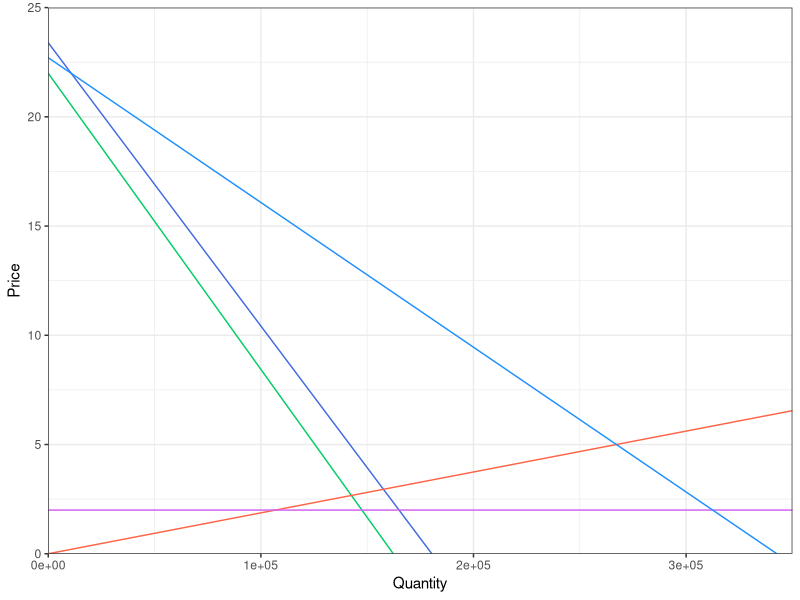

The R source for this figure:
## ---- chunk 1
knitr::opts_chunk$set(echo = TRUE)
## ---- chunk 2
#Load Packages 

library(tidyverse)

#Read in data
#Natalie tidied in Excel

gas <- read_csv("Gas_Data_1.csv")
names(gas) = c("price","low","high")

## ---- chunk 3
#y = mx + b -> P = mQ + b
#Demand curve for High:
High <- lm(price ~ high, data = gas)
summary(High)
bH <- High$coefficients[1] #intercept
mH <- High$coefficients[2] #slope

#Demand curve for Low: 
Low <- lm(price ~ low, data = gas)
summary(Low)
bL <- Low$coefficients[1] #intercept
mL <- Low$coefficients[2] #slope

#High demand in terms of quantity (Q)
Q_high1 <- 1/mH
Q_high2 <- bH/mH

#Low demand in terms of quantity (Q)
Q_low1 <- 1/mL
Q_low2 <- bL/mL

#Aggregate in terms of Q (because its in terms of Q we're adding horizontally)
Q_agg1 <- Q_high1 + Q_low1
Q_agg2 <- Q_high2 + Q_low2

#Aggregate in terms of price (P)
P_agg1 <- 1/Q_agg1
P_agg2 <- Q_agg2/Q_agg1

#Demand Curves
demand_h <- function(q) {mH*q + bH}
demand_l <- function(q) {mL*q + bL}
demand_agg<- function(q) {P_agg1*q + P_agg2} 

#Calculate supply curve
Q_equil <- 5*Q_agg1 - Q_agg2 #Get quantity at equilibrium, P = 5 (given)
supp_slope <- 5/Q_equil #Get slope of supply curve, no b since intercept is 0

#Supply curve 
supply <- function(q) {supp_slope*q}

#Marginal environmental cost curve
mec <- function(q) {q*0 + 2} #since it's a flat line

#vector to use in functions

q <- 0:350000

gas_curves <- data.frame(high = demand_h(q), 
                         low = demand_l(q), 
                         aggregate = demand_agg(q), 
                         sup = supply(q),
                         quantity = q,
                         MEC = mec(q))

###Need to graph next

gas_graph <- ggplot(data = gas_curves)+
  geom_line(aes(x = q, y = high), color = "royalblue")+
  geom_line(aes(x = q, y = low), color = "springgreen3")+
  geom_line(aes(x = q, y = sup), color = "tomato")+
  geom_line(aes(x = q, y = MEC), color = "mediumorchid2")+
  geom_line(aes(x = q, y = aggregate), color = "dodgerblue") +
  scale_y_continuous(limits= c(0,25), expand = c(0,0)) +
  scale_x_continuous(limits= c(0,350000), expand = c(0,0)) +
    scale_color_discrete(name = "Station, b-value",
                     breaks=c("royalblue", "springgreen3","tomato","mediumorchid2", "dodgerblue"),
                     labels = c("High Demand","Low Demand","Supply","Marginal Environmental Cost", "Aggregate")) +
  ylab("Price")+
  xlab("Quantity") +
  theme_bw()

gas_graph

#Finding the areas of triangles (CS and PS)

#Low Demand CS
Base_Low <- uniroot(function(q) demand_l(q) - 5, lower = 0, upper = 350000)$root 
Height_Low <- bL - 5
cs_low <- Base_Low*Height_Low*0.5
cs_low

#High Demand CS
Base_High <- uniroot(function(q) demand_h(q) - 5, lower = 0, upper = 350000)$root
Height_High <- bH - 5
cs_high <- Base_High*Height_High*0.5
cs_high
Base_High

#Aggregate Demand CS
cs_agg <- cs_high + cs_low
cs_agg

#PS
ps <- Q_equil*5*0.5


#Environmental Cost 
q_enviro <- demand_agg(2)
enviro_cost <- q_enviro*2


## ---- chunk 4
cs_diff <- cs_high - cs_low
cs_diff #High demand consumers get $179,599.10 more in benefits than low demand consumers

## ---- chunk 5
#New Supply Curve w/ 0.5 tax
supply_tax <- function(q) supply(q)+0.5

#a). Quantity produced and sold w/ Tax
q_equil_tax <- uniroot(function(q) supply_tax(q) - demand_agg(q), lower = 0, upper = 350000)$root
q_equil_tax

#b). Price of gas w/Tax
price_tax <- supply_tax(q_equil_tax)
price_tax

#c). High demand CS
base_high_tax <- uniroot(function(q) demand_h(q) - price_tax, lower = 0, upper = 350000)$root
height_high_tax <- bH - price_tax
cs_high_tax <- base_high_tax * height_high_tax * 0.5
cs_high_tax

#d). Low demand CS
base_low_tax <- uniroot(function(q) demand_l(q) - price_tax, lower = 0, upper = 350000)$root
height_low_tax <- bL - price_tax
cs_low_tax <- base_low_tax * height_low_tax * 0.5
cs_low_tax

#d). PS

sup_tax <- uniroot(function(q) supply(q) - price_tax, lower = 0, upper = 350000)$root
height_sup_tax <- supply(q_equil_tax)
ps_tax <- sup_tax* height_sup_tax * 0.5
ps_tax

#f). EC

env_tax <- (q_equil_tax*2)
env_tax

#g). Revenue

q_diff <- (Q_equil - q_equil_tax)
price_diff <- price_tax - 5
rev_rec <- price_diff*q_equil_tax  ##this is the revenue generated

######IGNORE THESE BUT THEY MAY COME IN HANDY LATER

#rev_tri <- q_diff*price_diff * 0.5
#total_tax_rev <- rev_tri+rev_rec
## ---- chunk 6

## ---- chunk 7


